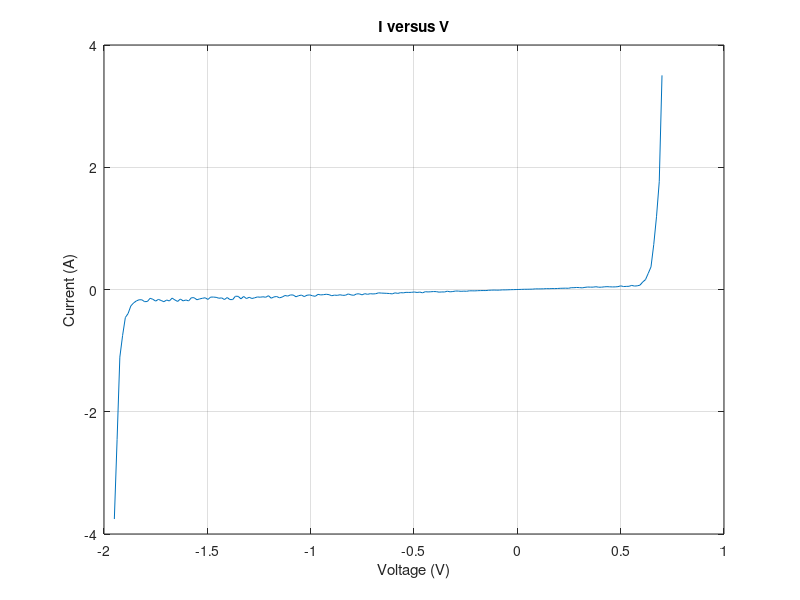

The MATLAB script that drew this image: (Note: this script raises an error after producing the figure.)
%%  ELEC 4700 PA-8 Diode Parameter Extraction
% This PA will investigate the use of non-linear curve fitting for
% extracing parameters

% % Docking figures
% set(0,'DefaultFigureWindowStyle','docked')

%% Tasks 1 - Generate Some Data
% Generate some data for Is = 0.01pA, Ib=0.1pA, Vb=1.3V and Gp=0.1 Ohm^-1
Is = 0.01e-12;  % A
Ib = 0.1e-12;  % A
Vb = 1.3;  % V
Gp = 0.1;  % Ohm^-1

% Create a V vector from -1.95 to 0.7 volts with 200 steps
V = linspace(-1.95, 0.7, 200);

% Create the I vector
I = Is*(exp(1.2*V/0.025)-1) + Gp*V - Ib*(exp(-1.2/0.025*(V+Vb)) - 1);

% Create a second I vector with 20% random variation
randNum = 0.8+rand(1,200)*(1.2-0.8);  % list of 20% variation
I = I .* randNum;  % current vector with 20% random variation

% Plot the data
figure(1)
plot(V, I)
title("I versus V")
xlabel("Voltage (V)")
ylabel("Current (A)")
grid on
snapnow

figure(2)
semilogy(V, abs(I))
title("Semilog |I| versus V")
xlabel("Voltage (V)")
ylabel("Current (A)")
grid on
snapnow


%% Task 2 - Polynomial fitting
% Create a 4th order and 8th order polynomial fit for the two data vectors
p4 = polyfit(V, I, 4);  % 4th order
I4 = polyval(p4, V);  % Current with 4th order polynomial fit
p8 = polyfit(V, I, 8);  % 8th order
I8 = polyval(p8, V);  % Current with 8th order polynomial fit

% Plot the data with polynomial fitting
figure(3)
plot(V, I, "-b")
hold on
plot(V, I4, "--r")
plot(V, I8, "--g")
hold off
title("I versus V with polynomial fitting")
xlabel("Voltage (V)")
ylabel("Current (A)")
legend("Current Data", "4th order polynomial fit", "8th order polynomial fit")
grid on
snapnow

figure(4)
semilogy(V, abs(I), "-b") 
hold on
semilogy(V, abs(I4), "--r")
semilogy(V, abs(I8), "--g")
hold off
title("Semilog |I| versus V with polynomial fitting")
xlabel("Voltage (V)")
ylabel("Current (A)")
legend("Current Data", "4th order polynomial fit", "8th order polynomial fit")
grid on
snapnow


%% Task 2 Conclusion
% The 8th order polynomial fit does fit better than the 4th order
% polynomial especially at the two sides of the curve. The 8th order
% polynomial fit have more ripples than the 4th order polynomial fit. As
% shown in the semilogy plot, the polynomial fits in this case did not fit
% very well to the data. As the order of polynomial keep increasing, the
% polynomial fit curve will fit better and better to the actual curve. In
% theory (Taylor series), if the polynomial term reached infinity, the
% fitting will be perfect :)


%% Task 3 - Nonlinear curve fitting
% Nonlinear curve fitting to a physical model

%% Task 3 a)
% Only two fitted parameters A and C by explicitly setting B and D to the
% values that are already known

fo = fitoptions('Method','NonlinearLeastSquares', ...
                'StartPoint',[1,1]);
% Pass a string containing the non-linear function to fit
fo_a = fittype('A.*(exp(1.2*x/25e-3)-1) + 0.1.*x - C*(exp(1.2*(-(x+1.3))/25e-3)-1)', 'options',fo);

% Extract the parameters
ff_a = fit(V',I',fo_a);
% Generate the curve
If_a = ff_a(V);

% Plot the data with nonlinear fitting case a)
figure(5)
plot(V, I, "-b")
hold on
plot(V, If_a, "--r")
hold off
title("I versus V with nonlinear fitting a)")
xlabel("Voltage (V)")
ylabel("Current (A)")
legend("Current Data", "Non-linear fit")
grid on
snapnow

figure(6)
semilogy(V, abs(I), "-b")  
hold on
semilogy(V, abs(If_a), "--r")
hold off
title("Semilog |I| versus V with nonlinear fitting a)")
xlabel("Voltage (V)")
ylabel("Current (A)")
legend("Current Data", "Non-linear fit")
grid on
snapnow


%% Task 3 b)
% Using three fitted parameters A, B and C by explicitly setting D to the
% value that are already known

fo = fitoptions('Method','NonlinearLeastSquares', ...
                'StartPoint',[1e-12,0.08,1e-12]);
% Pass a string containing the non-linear function to fit
fo_b = fittype('A.*(exp(1.2*x/25e-3)-1) + B.*x - C*(exp(1.2*(-(x+1.3))/25e-3)-1)', ...
        'options',fo);

% Extract the parameters
ff_b = fit(V',I',fo_b);
% Generate the curve
If_b = ff_b(V);

% Plot the data with nonlinear fitting case b)
figure(7)
plot(V, I, "-b")
hold on
plot(V, If_b, "--r")
hold off
title("I versus V with nonlinear fitting b)")
xlabel("Voltage (V)")
ylabel("Current (A)")
legend("Current Data", "Non-linear fit")
grid on
snapnow

figure(8)
semilogy(V, abs(I), "-b")  
hold on
semilogy(V, abs(If_b), "--r")
hold off
title("Semilog |I| versus V with nonlinear fitting b)")
xlabel("Voltage (V)")
ylabel("Current (A)")
legend("Current Data", "Non-linear fit")
grid on
snapnow


%% Task 3 c)
% Fitting all four parameters A, B, C and D

fo = fitoptions('Method','NonlinearLeastSquares', ...
                'StartPoint',[1e-12,1,1e-12,1]);
% Pass a string containing the non-linear function to fit
fo_c = fittype('A.*(exp(1.2*x/25e-3)-1) + B.*x - C*(exp(1.2*(-(x+D))/25e-3)-1)','options',fo);

% Extract the parameters
ff_c = fit(V',I',fo_c);
% Generate the curve
If_c = ff_c(V);

% Plot the data with nonlinear fitting case c)
figure(9)
plot(V, I, "-b"); 
hold on
plot(V, If_c, "--r"); 
hold off
title("I versus V with nonlinear fitting c)")
xlabel("Voltage (V)")
ylabel("Current (A)")
legend("Current Data", "Non-linear fit")
grid on
snapnow

figure(10)
semilogy(V, abs(I), "-b")  
hold on
semilogy(V, abs(If_c), "-r")  
hold off
title("Semilog |I| versus V with nonlinear fitting c)")
xlabel("Voltage (V)")
ylabel("Current (A)")
legend("Current Data", "Non-linear fit")
grid on
snapnow

%% Task 3 Conclusion
% The nonlinear fit in general can fit better than the polynomial fit. The
% non-linear fit requires the form of the equation to fit. The nonlinear
% fit can fit the curve very well if the initial guests for the fitting
% parameters are appropriate. If the initial guests are not appropriate,
% the nonlinear fit sometimes cannot converge to the curve. If the fitting
% terms become more, such as the case c) which have 4 terms, the fitting
% will be very inaccurate if the initial guests are not appropriate. The
% non-linear fitting are successful in our cases because we already know
% the actual parameter values, so we can passed in some appropriate initial
% guests that are relatively close to the "true" value.


%% Task 4 - Fitting using the Neural Net model

% Code provided from the manual:
inputs = V.';
targets = I.';
hiddenLayerSize = 10;
net = fitnet(hiddenLayerSize);
net.divideParam.trainRatio = 70/100;
net.divideParam.valRatio = 15/100;
net.divideParam.testRatio = 15/100;
[net,tr] = train(net,inputs,targets);
outputs = net(inputs);
errors = gsubtract(outputs,targets);
performance = perform(net,targets,outputs);
view(net)
Inn = outputs;

% Plot the data with Neural Net model fitting
figure(11)
plot(V, I, "-b"); 
hold on
plot(V, Inn, "--r"); 
hold off
title("I versus V with Neural Net model fitting")
xlabel("Voltage (V)")
ylabel("Current (A)")
legend("Current Data", "Neural Net model fitting")
grid on
snapnow

figure(12)
semilogy(V, abs(I), "-b")  
hold on
semilogy(V, abs(If_c), "-r")  
hold off
title("Semilog |I| versus V with Neural Net model fitting")
xlabel("Voltage (V)")
ylabel("Current (A)")
legend("Current Data", "Neural Net model fitting")
grid on
snapnow

%% Task 4 Conclusion
% The fitting with the Neural Net model fit very well to the curve, and it
% do not require initial guests such as the non-linear fitting. The Neural
% Net model fitting fit very well to the data range that it is trained
% from. If the data range goes beyond the training data range, the output
% behavior of the neural net model can be very wrong.
